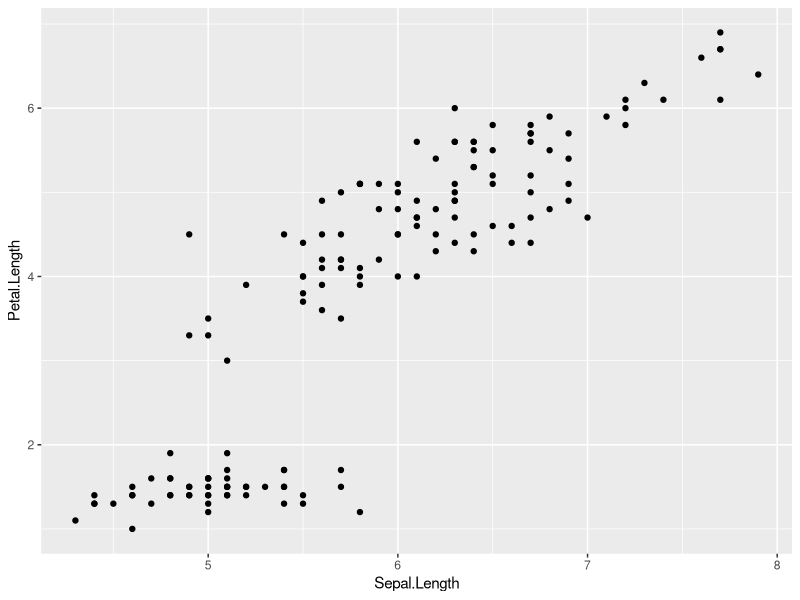
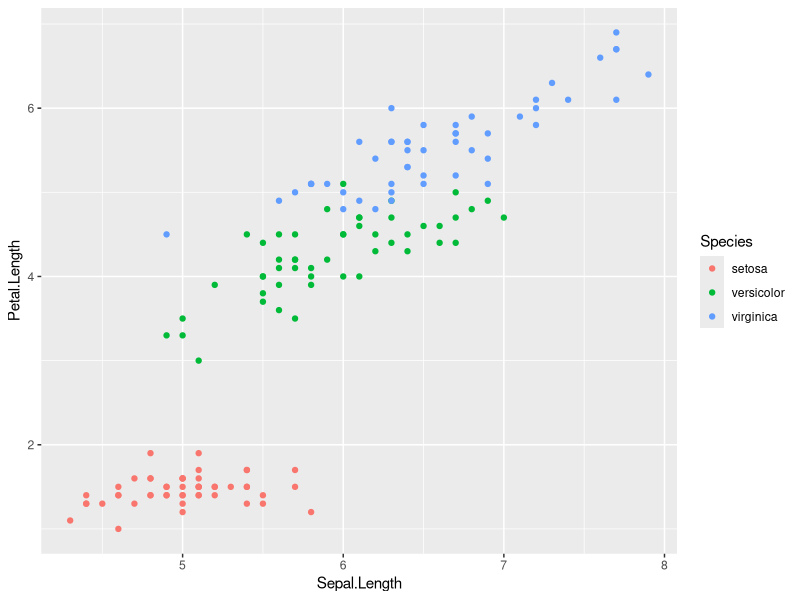
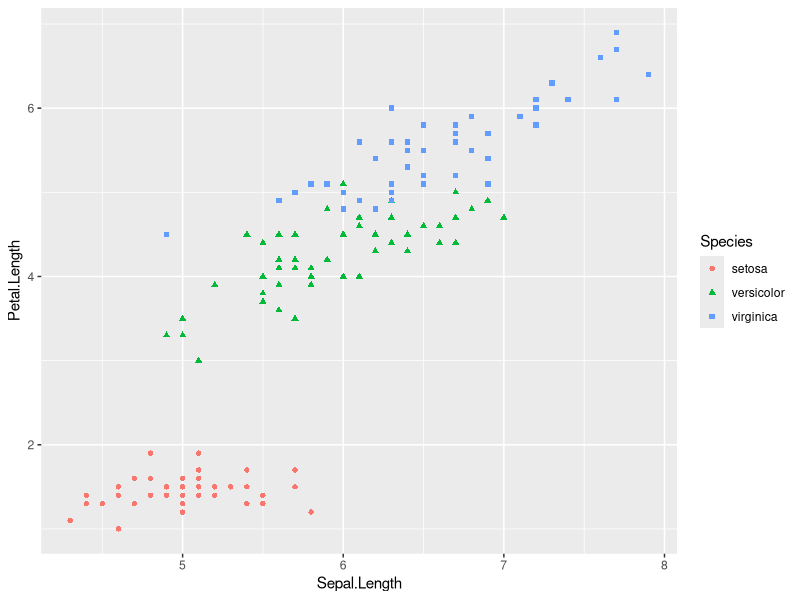
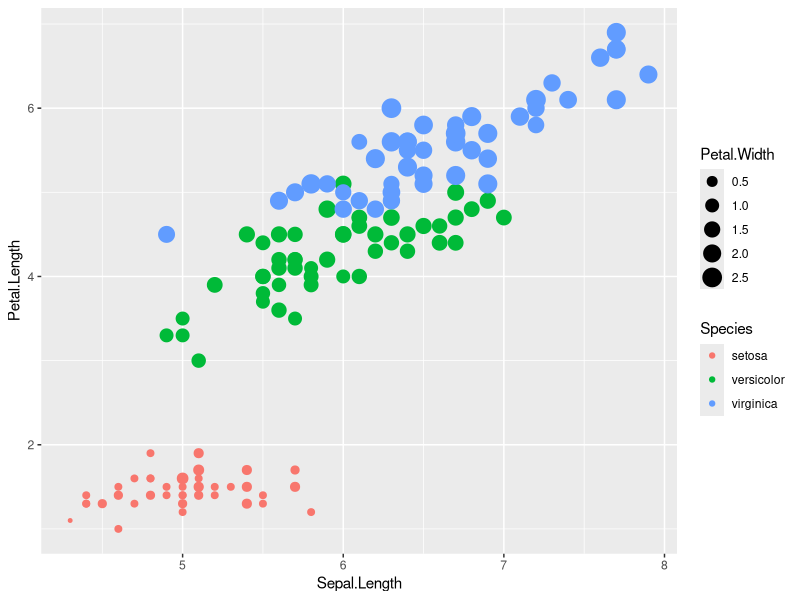
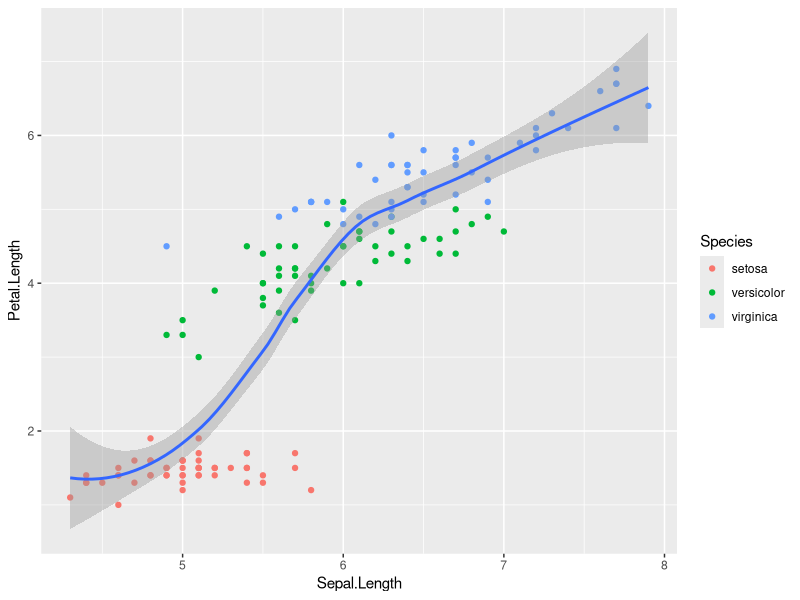
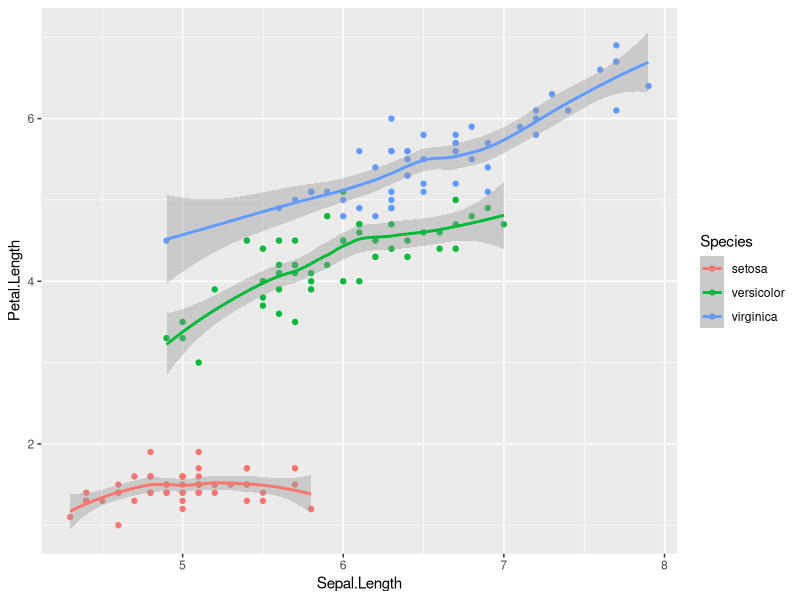
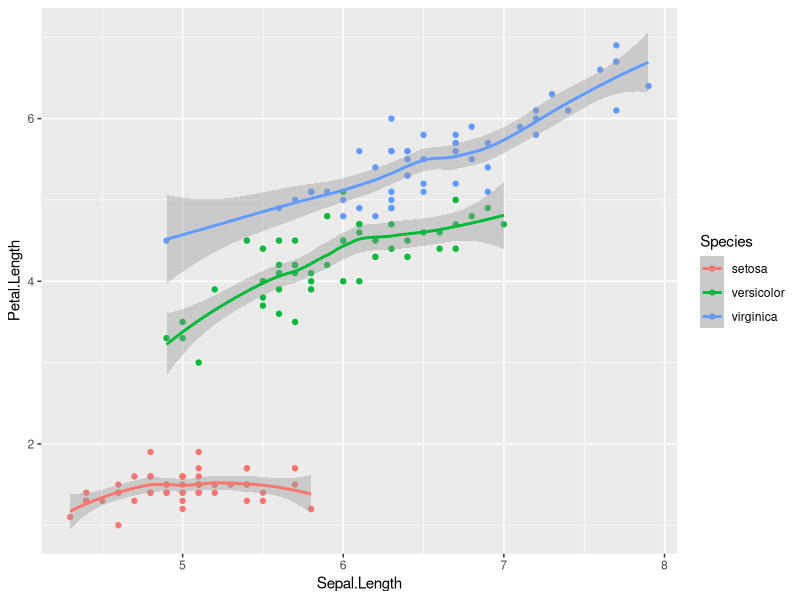
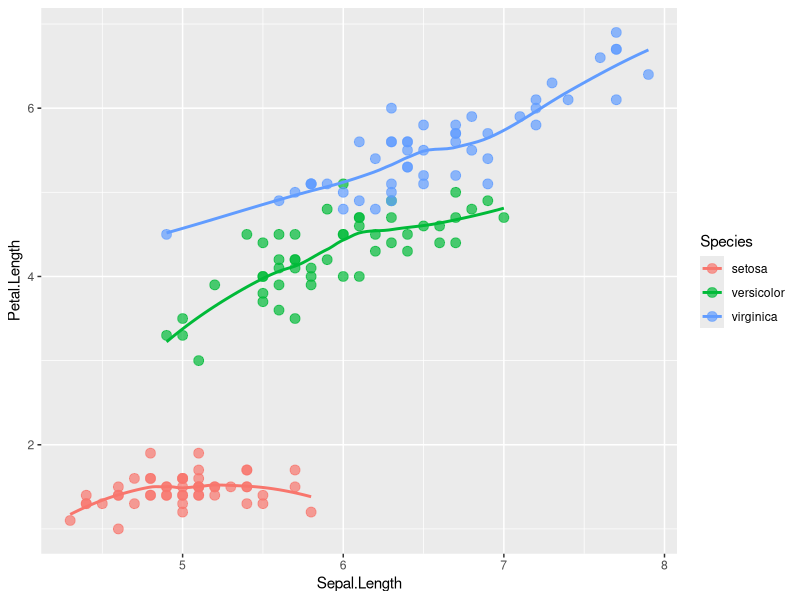

Reproduce these figures in R, in order. (Note: this script raises an error after producing the figures.)
#------Visualização de dados (pacote ggplot2)-----
#---------------Pacotes que serao utilizados-----------------#
library(tidyverse)
#--------Principais gráficos usando o ggplot2----------------#
#-------------------------------------------------------------#
# Primeiro Gráfico: Gráfico de dispersão
# Tipo de variáveis: quantitativa x quantitativa
# Iremos exemplificar com data.frame iris existente no R
#carregando o data.frame iris
data(iris)
#vendo a estrutura
str(iris)
# Vamos ver a relação existente entre o Tamanho da Sépala 
#(Sepal.Length) e o Tamanho da Pétala(Petal.Length)

ggplot(data = iris) + 
  geom_point(mapping = aes(x = Sepal.Length, y = Petal.Length))

#temos os seguintes argumentos para os atributos estéticos 
#que podemos atribuir:

#color para definir a cor dos pontos.
#shape para definir o símbolo dos pontos.
#size para definir o tamanho dos pontos.


#atribuindo o argumento color, as cores serão de acordo com a espécie
ggplot(data = iris) + 
  geom_point(mapping = aes(x = Sepal.Length, 
                           y = Petal.Length, 
                           color = Species))

#além das cores podemos mexer no formato dos pontos (shape)
ggplot(data = iris) + 
  geom_point(mapping = aes(x = Sepal.Length, 
                           y = Petal.Length, 
                           color = Species,
                           shape = Species))

#aumentando o tamanho dos pontos de acordo com a largura da pétala
#(Petal.Width)
ggplot(data = iris) + 
  geom_point(mapping = aes(x = Sepal.Length, 
                           y = Petal.Length, 
                           color = Species,
                           size = Petal.Width))
#Neste gráfico de dispersão podemos adicionar uma linha de tendência
#para visualizar a tendência geral
#para isto adicionamremos a camada geom_smooth()
ggplot(data = iris) + 
  geom_point(mapping = aes(x = Sepal.Length, 
                           y = Petal.Length, 
                           color = Species)) +
  geom_smooth(mapping = aes(x = Sepal.Length, 
                            y = Petal.Length))
#podemos ver a tendência por espécie
ggplot(data = iris) + 
  geom_point(mapping = aes(x = Sepal.Length, 
                           y = Petal.Length, 
                           color = Species)) +
  geom_smooth(mapping = aes(x = Sepal.Length, 
                            y = Petal.Length, 
                            color = Species))
#Posso definir os atributos estéticos (aes()) diretamente na função
#ggplot() e não no objeto geométrico. 
#O que isto significa? Que o mapeamento estético definido na função 
#ggplot() é global. Ou seja, é aplicado para todos os objetos 
#geométricos daquele gráfico, não precisarei repetir os argumentos 
#nas geoms, a menos que seja explicitado novamente em alguma camada.
#Exemplo
ggplot(data = iris, mapping = aes(x = Sepal.Length, 
                                  y = Petal.Length, 
                                  color = Species)) + 
  geom_point() +
  geom_smooth()
# podemos desligar a área cinza, que é o intervalo de confiança, 
# passando o argumento se = FALSE
# vamos também aumentar os pontos e esclarecer eles, 
# basta colocar na geom_point o argumento size e o argumento alpha
ggplot(data = iris, mapping = aes(x = Sepal.Length, 
                                  y = Petal.Length, 
                                  color = Species)) + 
  geom_point(size = 3, alpha = 0.7) +
  geom_smooth(se = FALSE)

#podemos mudar o método de regressão, o padrão é regressão local(loess)
#mas podemos mudar para regressão linear, basta colocar
#em geom_smooth o argumento method = "lm"

ggplot(data = iris, mapping = aes(x = Sepal.Length, 
                                  y = Petal.Length, 
                                  color = Species)) + 
  geom_point() +
  geom_smooth(method = "lm", se = FALSE)

# adicionando facetas
ggplot(data = iris, mapping = aes(x = Sepal.Length, 
                                  y = Petal.Length, 
                                  color = Species)) + 
  geom_point() +
  geom_smooth(method = "lm", se = FALSE) +
  facet_grid(. ~ Species) #dividi por especie e fixa o eixo y

ggplot(data = iris, mapping = aes(x = Sepal.Length, 
                                  y = Petal.Length, 
                                  color = Species)) + 
  geom_point() +
  geom_smooth(method = "lm", se = FALSE) +
  facet_grid(Species ~ .) #dividi por especie e fixa o eixo x


# posso atribuir um gráfico criado a um objeto
graf <- ggplot(data = iris, mapping = aes(x = Sepal.Length, 
                                          y = Petal.Length, 
                                          color = Species)) + 
  geom_point() +
  geom_smooth(method = "lm", se = FALSE)

#vendo o gráfico que está no objeto graf
graf

# agora basta colocar as demais camadas ao objeto graf
graf + facet_grid(. ~ Species) 

#mudando os nomes (labels) de cada faceta usando o argumento labeller
#criando o vetor com os nomes que queremos para cada categoria
lab_name_species <- c("setosa" = "Setosa", "versicolor" = "Versicolor", 
                      "virginica" = "Virginica")
graf+facet_grid(.~ Species, labeller = labeller(Species = lab_name_species))

# colocando nomes dos eixos, titulo e nome das legendas
graf + 
  facet_grid(. ~ Species, labeller = labeller(Species = lab_name_species)) +
  xlab("Tamanho da Sépala") +
  ylab("Tamanho da Pétala") +
  ggtitle("Gráfico de dispersão entre o Tamanho da Pétala e o da Sépala") +
  #mudando a legenda
  scale_color_discrete(name = "Espécie",
                       labels = lab_name_species) + 
  theme(plot.title = element_text(hjust = 0.5))

#customizando outro forma de visualizacao
graf2 <- ggplot(data = iris, mapping = aes(x = Sepal.Length, 
                                           y = Petal.Length, 
                                           color = Species,
                                           size = Petal.Width)) + 
  geom_point()
# mostrando o grafico guardado pelo objeto graf2
graf2
#customizando
graf2 + xlab("Tamanho da Sépala") + ylab("Tamanho da Pétala") +
  ggtitle("Gráfico de dispersão entre o Tamanho da Pétala e o da Sépala") +
  scale_color_discrete(name = "Espécie",
                       labels = lab_name_species) + 
  scale_size_continuous(name = "Largura da Pétala",
                        breaks = c(0.5,1.5,2.5)) +
  theme(plot.title = element_text(hjust = 0.5))

#customizando outro forma de visualizacao
graf3 <- ggplot(data = iris, mapping = aes(x = Sepal.Length, 
                                           y = Petal.Length, 
                                           color = Petal.Width)) + 
  geom_point()
# mostrando o grafico guardado pelo objeto graf3
graf3
# customizando 
graf3 + xlab("Tamanho da Sépala") + ylab("Tamanho da Pétala") +
  ggtitle("Gráfico de dispersão entre o Tamanho da Pétala e o da Sépala") +
  scale_color_continuous(name = "Largura da Pétala",
                         breaks = c(0.5,1.5,2.5),
                         type = "viridis")+
  scale_x_continuous(breaks = 3:10, limits = c(3,10))+
  scale_y_continuous(breaks = 0:7, limits = c(0,7))+
  theme(plot.title = element_text(hjust = 0.5))


#--------Principais gráficos usando o ggplot2----------------#
#-------------------------------------------------------------#
# Segundo Gráfico: Boxplot
# Iremos exemplificar com data.frame iris existente no R
#carregando o data.frame iris
data(iris)
#para criar o boxplot usaremos geom_boxplot
ggplot(data = iris, mapping =  aes(y = Sepal.Length)) +
  geom_boxplot()

#vendo o boxplot por espécie
ggplot(data = iris, mapping =  aes(x = Species, y = Sepal.Length)) +
  geom_boxplot()

#colorindo os boxplots
ggplot(data = iris, mapping =  aes(x = Species, y = Sepal.Length, 
                                   color = Species)) +
  geom_boxplot()

#colorindo os boxplots
ggplot(data = iris, mapping =  aes(x = Species, y = Sepal.Length, 
                                   fill = Species)) +
  geom_boxplot()

#invertendo os eixos com coord_flip
ggplot(data = iris, mapping =  aes(x = Species, y = Sepal.Length, 
                                   fill = Species)) +
  geom_boxplot() +
  coord_flip()

#colocando valor médio utilizando stat_summary
ggplot(data = iris, mapping =  aes(x = Species, y = Sepal.Length, 
                                   fill = Species)) +
  geom_boxplot() +
  stat_summary(fun=mean, geom="point", size=2, color="red")

#retirando a legenda
ggplot(data = iris, mapping =  aes(x = Species, y = Sepal.Length, 
                                   fill = Species)) +
  geom_boxplot(show.legend = F) +
  stat_summary(fun=mean, geom="point", size=2, color="red", show.legend = F)

#ordenando por mediana utilizando a função reoder
ggplot(data = iris, mapping =  aes(x = reorder(Species, Sepal.Length, 
                                               FUN = median),
                                   y = Sepal.Length, fill = Species)) +
  geom_boxplot(show.legend = F) +
  stat_summary(fun=mean, geom="point", size=2, color="red", show.legend = F)

#ordenando por mediana em ordem decrescente utilizando a função reoder
ggplot(data = iris, mapping =  aes(x = reorder(Species, -Sepal.Length, 
                                               FUN = median),
                                   y = Sepal.Length, fill = Species)) +
  geom_boxplot(show.legend = F) +
  stat_summary(fun=mean, geom="point", size=2, color="red", show.legend = F)

#ordenando por média utilizando a função reoder
ggplot(data = iris, mapping =  aes(x = reorder(Species, Sepal.Length, 
                                               FUN = mean),
                                   y = Sepal.Length, fill = Species)) +
  geom_boxplot(show.legend = F) +
  stat_summary(fun=mean, geom="point", size=2, color="red", show.legend = F)

#ordenando por média em ordem decrescente utilizando a função reoder
ggplot(data = iris, mapping =  aes(x = reorder(Species, -Sepal.Length, 
                                               FUN = mean),
                                   y = Sepal.Length, fill = Species)) +
  geom_boxplot(show.legend = F) +
  stat_summary(fun=mean, geom="point", size=2, color="red", show.legend = F)

# atribuindo o gráfico ao objeto graf_box
graf_box <- ggplot(data = iris, mapping =  aes(x = Species, y = Sepal.Length, 
                                               fill = Species)) +
  geom_boxplot(show.legend = F) +
  stat_summary(fun=mean, geom="point", size=2, color="red", show.legend = F)

#mostrando o gráfico armazenado no objeto graf_box
graf_box

#customizando
#criando o vetor com os nomes que queremos para cada categoria
lab_name_species <- c("setosa" = "Setosa", "versicolor" = "Versicolor", 
                      "virginica" = "Virginica")

graf_box + xlab("Espécie") +
  ylab("Tamanho da Sépala") +
  ggtitle("Boxplot do Tamanho da Sépala por Espécie")+
  scale_x_discrete(labels = lab_name_species) + 
  theme(plot.title = element_text(hjust = 0.5))

#--------Principais gráficos usando o ggplot2----------------#
#-------------------------------------------------------------#
# Terceiro Gráfico: Histograma
# Histograma tem por objetivo exibir a distribuição da variável
# por meio de retângulos
# Iremos exemplificar com data.frame iris existente no R
#carregando o data.frame iris
data(iris)
#para criar um histograma usaremos geom_histogram
ggplot(data = iris, mapping =  aes(x = Sepal.Length)) +
  geom_histogram()

#diminuindo o número de classes usando o argumento bins
ggplot(data = iris, mapping =  aes(x = Sepal.Length)) +
  geom_histogram(bins = 8)

#adicionando cor
ggplot(data = iris, mapping =  aes(x = Sepal.Length)) +
  geom_histogram(bins = 8, fill = "blue", color = "black")


#customizando o gráfico adicionando linha média e mediana
ggplot(data = iris, mapping =  aes(x = Sepal.Length)) +
  geom_histogram(bins = 8, alpha = 0.5, fill = "blue", color = "black")+
  scale_y_continuous(limits = c(0, 50))+
  geom_vline(mapping = aes(xintercept = mean(Sepal.Length)), color = "red")+
  geom_vline(mapping = aes(xintercept = median(Sepal.Length)), color = "green")+
  xlab("Tamanho da Sépala")+ylab("Frequência")+
  ggtitle("Histograma da variável Tamanho da Sépala")+ 
  theme(plot.title = element_text(hjust = 0.5))

#frequência relativa 
ggplot(data = iris, mapping =  aes(x = Sepal.Length)) +
  geom_histogram(mapping = aes(y = stat(count) / sum(count)), 
                 bins = 8, alpha = 0.5, fill = "blue", color = "black")

#customizando o gráfico da frequência relativa
ggplot(data = iris, mapping =  aes(x = Sepal.Length)) +
  geom_histogram(mapping = aes(y = stat(count) / sum(count)), 
                 bins = 8, alpha = 0.5, fill = "blue", color = "black")+
  scale_y_continuous(labels = scales::percent, limits = c(0, 0.3))+
  xlab("Tamanho da Sépala")+ylab("Frequência relativa")+
  ggtitle("Histograma da variável Tamanho da Sépala")+ 
  theme(plot.title = element_text(hjust = 0.5))


#Por espécie
ggplot(data = iris, mapping =  aes(x = Sepal.Length, fill = Species)) +
  geom_histogram(bins = 8, alpha = 0.5, color = "black")


#dividindo em facetas
ggplot(data = iris, mapping =  aes(x = Sepal.Length, fill = Species)) +
  geom_histogram(bins = 8, alpha = 0.5, color = "black")+
  facet_grid(Species ~ .)

##dividindo em facetas e deixando o eixo y livre
ggplot(data = iris, mapping =  aes(x = Sepal.Length, fill = Species)) +
  geom_histogram(bins = 8, alpha = 0.5, color = "black")+
  facet_grid(Species ~ ., scales = "free_y")

# dividindo em facetas o gráfico de frequência relativa

ggplot(data = iris, mapping =  aes(x = Sepal.Length, fill = Species)) +
  geom_histogram(mapping = aes(y = stat(count) / sum(count)), 
                 bins = 8, alpha = 0.5, color = "black")+
  scale_y_continuous(labels = scales::percent)+
  facet_grid(Species ~ .)



#customizando o último gráfico
#criando o vetor com os nomes que queremos para cada categoria
lab_name_species <- c("setosa" = "Setosa", "versicolor" = "Versicolor", 
                      "virginica" = "Virginica")

ggplot(data = iris, mapping =  aes(x = Sepal.Length, fill = Species)) +
  geom_histogram(mapping = aes(y = stat(count) / sum(count)), 
                 bins = 8, alpha = 0.5, color = "black")+
  scale_y_continuous(labels = scales::percent)+
  facet_grid(Species ~ ., labeller = labeller(Species = lab_name_species)) + 
  xlab("Tamanho da Sépala") +
  ylab("Frequência relativa") +
  ggtitle("Histograma do Tamanho da Sépala por Espécie")+
  scale_fill_discrete(name = "Espécie",
                      labels = lab_name_species) + 
  theme(plot.title = element_text(hjust = 0.5))

#-------------------------------------------------------------#
# Quarto Gráfico: Densidade
# Densidade tem por objetivo exibir a distribuição da variável,
# porém mostrando uma curva suavizada
# Iremos exemplificar com data.frame iris existente no R
#carregando o data.frame iris
data(iris)
#para criar uma densidade usaremos geom_density
ggplot(data = iris, mapping =  aes(x = Sepal.Length)) +
  geom_density()

#customizando
ggplot(data = iris, mapping =  aes(x = Sepal.Length)) +
  geom_density(alpha = 0.5, fill = "blue", color = "black")+
  xlab("Tamanho da Sépala")+ylab("Densidade")+
  ggtitle("Densidade da variável Tamanho da Sépala")+ 
  theme(plot.title = element_text(hjust = 0.5))


#Por espécie
ggplot(data = iris, mapping =  aes(x = Sepal.Length, fill = Species)) +
  geom_density()

#adicionando cor
ggplot(data = iris, mapping =  aes(x = Sepal.Length, fill = Species)) +
  geom_density(alpha = 0.5, color = "black")

#dividindo em facetas
ggplot(data = iris, mapping =  aes(x = Sepal.Length, fill = Species)) +
  geom_density(alpha = 0.5, color = "black")+
  facet_grid(Species ~ .)

#ajustando a densidade a um histograma
ggplot(data = iris, mapping =  aes(x = Sepal.Length)) +
  geom_histogram(mapping = aes(y=..density..), 
                 bins = 8, alpha = 0.5, fill = "blue", color = "black")+
  geom_density(alpha = 0.2, color = "black", fill = "blue")

#ajustando a densidade a um histograma para cada espécie
ggplot(data = iris, mapping =  aes(x = Sepal.Length, fill = Species)) +
  geom_histogram(mapping = aes(y=..density..), 
                 bins = 8, alpha = 0.5, color = "black")+
  geom_density(alpha = 0.2, color = "black")+
  facet_grid(Species ~ .)


#--------Principais gráficos usando o ggplot2----------------#
#-------------------------------------------------------------#
# Quinto Gráfico: Colunas e Barras
# Geralmente utilizado para a representação de variáveis qualitativas
# Iremos exemplificar com o arquivo Banco_de_dados.csv utilizado na Unidade 3

dados <- read_csv2('Banco_de_dados.csv', 
                   locale = locale(encoding = "latin1"))

#geom_bar faz a contagem para o eixo y
ggplot(data = dados, mapping = aes(x = Genero))+
  geom_bar()

#adicionando cor
ggplot(data = dados, mapping = aes(x = Genero))+
  geom_bar(fill = "blue", color = "black")

#customizando
ggplot(data = dados, mapping = aes(x = Genero))+
  geom_bar(fill = "blue", color = "black")+
  scale_x_discrete(name = "Gênero",
                   labels = c("F"="Feminino", "M"="Masculino"))+
  geom_text(stat = "count", mapping = aes(label = stat(count)), vjust = -1)+
  scale_y_continuous(name = "Frequência", limits = c(0, 20))

#usando o geom_col
#no geom_col precisa definir o eixo y

#iremos obter a frequência por gênero utilizando a função table
freq_genero <- as.data.frame(table(dados$Genero))

#usando a geom_col informando quem será x e y
ggplot(data = freq_genero, mapping = aes(x = Var1, y = Freq))+
  geom_col()

#customizando
ggplot(data = freq_genero, mapping = aes(x = Var1, y = Freq))+
  geom_col(fill = "blue", color = "black")+
  scale_x_discrete(name = "Gênero",
                   labels = c("F"="Feminino", "M"="Masculino"))+
  geom_text(mapping = aes(label = Freq), vjust = -1)+
  scale_y_continuous(name = "Frequência", limits = c(0, 20))

#fazendo por proporção
prop_genero <- as.data.frame(prop.table(table(dados$Genero)))

#customizando
ggplot(data = prop_genero, mapping = aes(x = Var1, y = Freq))+
  geom_col(fill = "blue", color = "black")+
  scale_x_discrete(name = "Gênero",
                   labels = c("F"="Feminino", "M"="Masculino"))+
  geom_text(mapping = aes(label = scales::percent(Freq)), vjust = -1)+
  scale_y_continuous(name = "Percentual", limits = c(0, 0.6),
                     labels = scales::percent)

#usando a variável grau de instrução
freq_esc <- as.data.frame(table(dados$Grau_de_Instruçao))

ggplot(data = freq_esc, 
       mapping = aes(x = factor(Var1, 
                                levels = c("Ens Fundamental", 
                                           "Ensino Médio", "Superior"),
                                labels = c("Ensino Fundamental", 
                                           "Ensino Médio", "Ensino Superior"),
                                ordered = T), y = Freq))+
  geom_col(fill = "blue", color = "black")+
  geom_text(mapping = aes(label = Freq), vjust = -1)+
  scale_y_continuous(name = "Frequência", limits = c(0, 20))+
  xlab("Grau de Instrução") 

#rotacionar o gráfico usando coord_flip
ggplot(data = freq_esc, 
       mapping = aes(x = factor(Var1, 
                                levels = c("Ens Fundamental", 
                                           "Ensino Médio", "Superior"),
                                labels = c("Ensino Fundamental", 
                                           "Ensino Médio", "Ensino Superior"),
                                ordered = T), y = Freq))+
  geom_col(fill = "blue", color = "black")+
  geom_text(mapping = aes(label = Freq), hjust = -1)+
  scale_y_continuous(name = "Frequência", limits = c(0, 20))+
  xlab("Grau de Instrução") + coord_flip()


#gráfico de colunas múltiplas
genero_esc <- as.data.frame(table(dados$Genero, dados$Grau_de_Instruçao))

ggplot(data = genero_esc, 
       mapping = aes(x = factor(Var2, 
                                levels = c("Ens Fundamental", 
                                           "Ensino Médio", "Superior"),
                                labels = c("Ensino Fundamental", 
                                           "Ensino Médio", "Ensino Superior"),
                                ordered = T), y = Freq, fill = Var1))+
  geom_col(color = "black")

#customizando
ggplot(data = genero_esc, 
       mapping = aes(x = factor(Var2, 
                                levels = c("Ens Fundamental", 
                                           "Ensino Médio", "Superior"),
                                labels = c("Ensino Fundamental", 
                                           "Ensino Médio", "Ensino Superior"),
                                ordered = T), y = Freq, fill = Var1))+
  geom_col(color = "black", position = "dodge")+
  geom_text(mapping = aes(label=Freq), position=position_dodge(width=0.9), 
            vjust=-0.25)
#gráfico de colunas múltiplas usando proporção
genero_esc_prop <- as.data.frame(prop.table(table(dados$Genero, 
                                                  dados$Grau_de_Instruçao)))
ggplot(data = genero_esc_prop, 
       mapping = aes(x = factor(Var2, 
                                levels = c("Ens Fundamental", 
                                           "Ensino Médio", "Superior"),
                                labels = c("Ensino Fundamental", 
                                           "Ensino Médio", "Ensino Superior"),
                                ordered = T), y = Freq, fill = Var1))+
  geom_col(color = "black", position = "dodge")+
  geom_text(mapping = aes(label=scales::percent(Freq)), 
            position=position_dodge(width=0.9), vjust=-0.25)+
  scale_y_continuous(name = "Percentual", limits = c(0, 0.3),
                     labels = scales::percent)

#percentual de gênero por grau de instrução
genero_esc_prop_2 <- as.data.frame(prop.table(table(dados$Genero, 
                                                    dados$Grau_de_Instruçao),
                                              margin = 2))

ggplot(data = genero_esc_prop_2, 
       mapping = aes(x = factor(Var2, 
                                levels = c("Ens Fundamental", 
                                           "Ensino Médio", "Superior"),
                                labels = c("Ensino Fundamental", 
                                           "Ensino Médio", "Ensino Superior"),
                                ordered = T), y = Freq, fill = Var1))+
  geom_col(color = "black", position = "dodge")+
  geom_text(mapping = aes(label=scales::percent(Freq)), 
            position=position_dodge(width=0.9), vjust=-0.25)+
  scale_y_continuous(name = "Percentual", limits = c(0, 1),
                     labels = scales::percent)+
  xlab("Grau de Instrução")+
  scale_fill_discrete(name = "Gênero",
                      labels = c("F"="Feminino", "M"="Masculino"))


#calculando média salarial por Grau de Instrução
#usando dplyr
media_salarial_esc <- dados %>% group_by(Grau_de_Instruçao) %>% 
  summarise(media_salarial = mean(Salario, na.rm = T))

ggplot(data = media_salarial_esc, 
       mapping = aes(x = factor(Grau_de_Instruçao, 
                                levels = c("Ens Fundamental", 
                                           "Ensino Médio", "Superior"),
                                labels = c("Ensino Fundamental", 
                                           "Ensino Médio", "Ensino Superior"),
                                ordered = T), y = media_salarial))+
  geom_col(fill = "blue", color = "black")+
  geom_text(mapping = aes(label = round(media_salarial,2)), vjust = -1)+
  scale_y_continuous(name = "Média Salarial", limits = c(0,4))+
  xlab("Grau de Instrução")

#------------------------------------------------#
# Sexto Gráfico: gráfico de linhas
# Geralmente utilizados para descrever dados cronológicos
#criando um data.frame
Ano <- 2001:2010
Vendas <- c(1000, 1220, 1020, 3000, 2000, 1300, 700, 800, 900, 500)
Vendas_ano <- data.frame(Ano, Vendas)

#para constuir um gráfico de linha usa-se a geom_line
ggplot(data = Vendas_ano, mapping = aes(x = Ano, y = Vendas))+
  geom_line()

# para ajutar o eixo x basta colocar scale_x_continuous(breaks = Ano)
ggplot(data = Vendas_ano, mapping = aes(x = Ano, y = Vendas))+
  geom_line()+
  scale_x_continuous(breaks = Ano)

# colocando para mostrar de dois em dois anos
ggplot(data = Vendas_ano, mapping = aes(x = Ano, y = Vendas))+
  geom_line()+
  scale_x_continuous(breaks = seq(2001, 2010, 2))

# outra maneira
# criando uma coluna do tipo data
# ano-mes-dia
# 2001-01-01 significa 01 de janeiro de 2001
# 2001-03-02 significa 02 de março de 2001
# as.Date faz transformar "2001-01-01" em um objeto tipo date
Vendas_ano_2 <- Vendas_ano %>% 
  mutate(Ano_data = seq(from = as.Date("2001-01-01"), 
                        to = as.Date("2010-01-01"), by = "years"))

#vendo a estrutura
str(Vendas_ano_2)

#criando o gráfico
ggplot(data = Vendas_ano_2, mapping = aes(x = Ano_data, y = Vendas))+
  geom_line()



#para configurar o eixo x usamos scale_x_date
# pois o que vai ser mapeado para o eixo x é do tipo date (data)
ggplot(data = Vendas_ano_2, mapping = aes(x = Ano_data, y = Vendas))+
  geom_line()+
  scale_x_date(breaks = "1 year", date_labels = "%Y")
#para breaks temos: year(s) para ano(s), month(s) para mes(es), 
#day(s) para dia(s)


#Outras formas de visualização
#install.packages("GGally")
library(GGally)
#------------------------------------------------------------#
## O pacote GGally é uma extensão do ggplot2

#utilizando o data.frame iris
data(iris)

#utilizando a função ggpairs do pacote GGally para visualizar todo o data.frame
ggpairs(iris)
#com o argumento columns posso selecionar as colunas que quero visualizar
ggpairs(iris, columns = 1:4)

# posso mapear também os atributos estéticos
ggpairs(iris, columns = 1:4, mapping = aes(color=Species))

# utilizando o arquivo Banco_de_dados.csv da Unidade 3
dados <- read.csv2('Banco_de_dados.csv')

#Vendo as variáveis Idade e salário por Genero
ggpairs(dados, columns = c(5,7), mapping = aes(color=Genero))

#Vendo as variáveis Idade e salário por Grau de Instrução
ggpairs(dados, columns = c(5,7), mapping = aes(color=Grau_de_Instruçao))

#melhorando a visualização
ggpairs(dados, columns = c(5,7), mapping = aes(color=Grau_de_Instruçao, 
                                               alpha = 0.5))